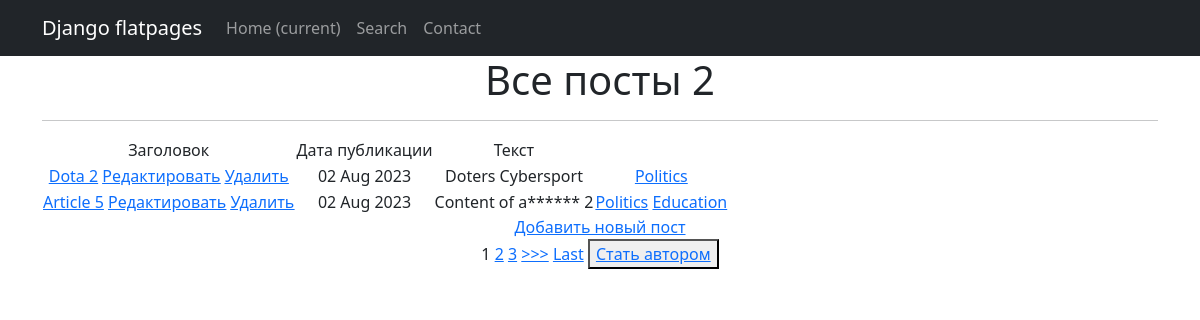
Before: /news/ with the older database file.
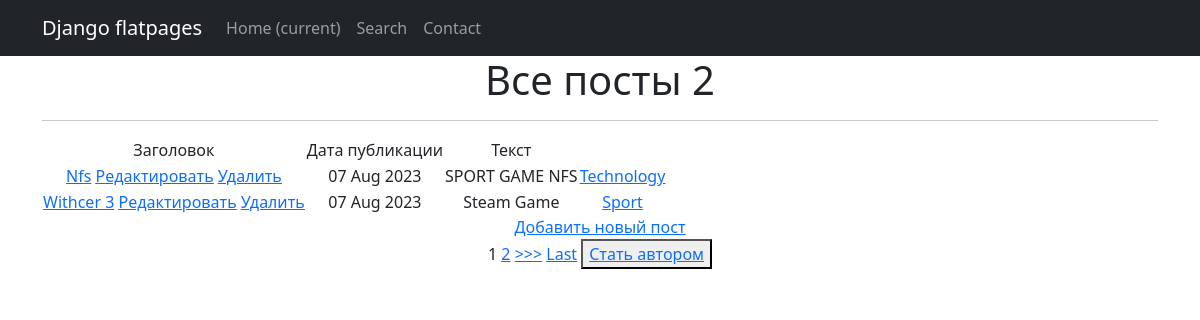
After: the same page with the newer database file.
### news/models.py (models this page shows, shortened)
class Post(models.Model):
    author = models.ForeignKey('Author', on_delete=models.CASCADE)
    POST_TYPES = [
        ('article', 'Статья'),
        ('news', 'Новость'),
    ]
    post_type = models.CharField(max_length=7, choices=POST_TYPES)
    time_created = models.DateTimeField(auto_now_add=True)
    title = models.CharField(max_length=200)
    categories = models.ManyToManyField(Category, through='PostCategory')
    content = models.TextField()
    rating = models.FloatField(default=0.0)

class Category(models.Model):
    name = models.CharField(max_length=100, unique=True)
    subscribers = models.ManyToManyField(User, related_name='categories')
    def __str__(self):
        return self.name

### news/views.py (the view)
# urls.py: path('', PostsList.as_view(), name='home'),
class PostsList(ListView):
    paginate_by = 2
    model = Post
    ordering = ['time_created']
    template_name = 'posts.html'
    context_object_name = 'posts'
    def get_context_data(self, **kwargs):
        context = super().get_context_data(**kwargs)
        context['is_not_author'] = not self.request.user.groups.filter(name='authors').exists()
        return context

### news/templatetags/custom_filters.py (called while the page is built)
@register.filter()
def cencor(value):
    bad_words = ['article', 'news']
    if not isinstance(value, str):
        raise TypeError(f"Unresolved type {type(value)} expected type 'str'")
    for word in value.split():
        if word.lower() in bad_words:
            value = value.replace(word, f"{word[0]}{'*' * (len(word) - 1)}")
    return value

### templates/posts.html (shortened to what this page needs)
{% extends 'default.html' %}
{% load custom_filters %}
{% block content %}
   <h1>Все посты {{posts|length}}</h1>
   <hr>
   {% if posts %}
       <table>
           <tr>
               <td>Заголовок</td>
               <td>Дата публикации</td>
               <td>Текст</td>
           </tr>
           {% for post in posts %}
           <tr>
               <td>
                   <a href="{% url 'post_detail' post.id %}">{{ post.title|title }}</a>
                   <a href="{% url 'post_update' post.id %}"><u>Редактировать</u></a>
                   <a href="{% url 'post_delete' post.id %}"><u> Удалить </u></a>
               </td>
               <td>{{ post.time_created|date:'d M Y' }}</td>
               <td>{{ post.content|truncatewords:10|cencor }}</td>
                <td>
               {% for category in post.categories.all %}
               <a href="{% url 'category_list' category.id %}">{{ category }}</a>
               {% endfor %}
               </td>
           </tr>
           {% endfor %}
       </table>
<a href="{% url 'post_create' %}">Добавить новый пост</a> <br>
   {% else %}
       <h2>Новостей нет!</h2>
   {% endif %}
{% if is_paginated %}
    {% for num in page_obj.paginator.page_range %}
        {% if page_obj.number == num %}
            <a>{{ num }}</a>
        {% elif num > page_obj.number|add:'-3' and num < page_obj.number|add:'3' %}
            <a href="?page={{ num }}">{{ num }}</a>
        {% endif %}
    {% endfor %}
    {% if page_obj.has_next %}
        <a href="?page={{ page_obj.next_page_number }}">>>></a>
        <a href="?page={{ page_obj.paginator.num_pages }}">Last</a>
    {% endif %}
{% endif %}
{% if is_not_author %}
<button> <a href="/news/upgrade/"> Стать автором </a> </button>
{% endif %}
{% endblock content %}

Changed rows visible on the page:
removed Post: title "Dota 2", time_created "02 Aug 2023", content|cencor "Doters Cybersport"
no longer on this page (row unchanged): Category: name "Politics"
removed Post: title "Article 5", time_created "02 Aug 2023", content|cencor "Content of a****** 2"
no longer on this page (row unchanged): Category: name "Education", shown under "Article 5"
added Post: title "Nfs", time_created "07 Aug 2023", content|cencor "SPORT GAME NFS"
now on this page (row unchanged): Category: name "Technology", shown under "Nfs"
added Post: title "Withcer 3", time_created "07 Aug 2023", content|cencor "Steam Game"
now on this page (row unchanged): Category: name "Sport", shown under "Withcer 3"
Other visible differences:
list line gone: "3"
